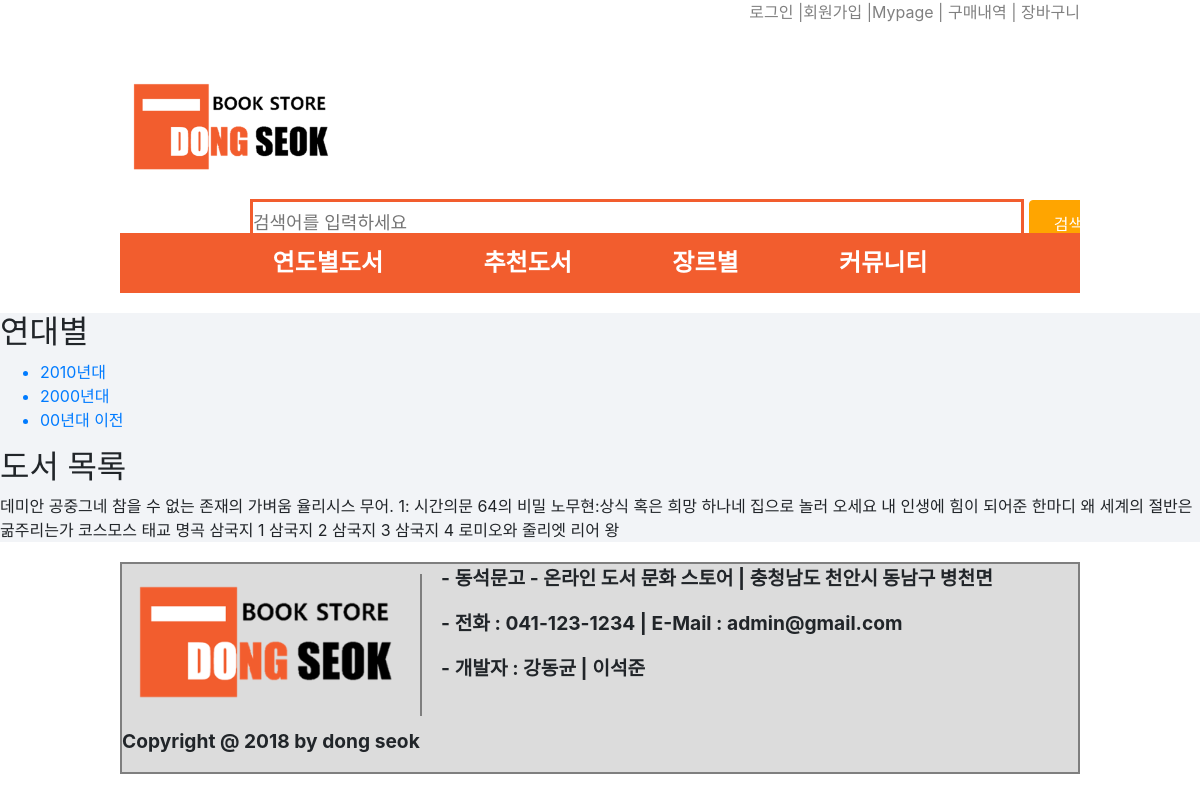
Page /book/index.php?years=2000 on the committed database.
### tables this page shows
create table book (
   num int not null auto_increment,
   name  char(40) not null,
   author char(30) not null,
   price int not null,
   genre char(20) not null,
   publisher char(40) not null,
   publish_day char(20) not null,
   recommended int default 0,
   prize int default 0,
   path_img varchar(200) not null,
   primary key(num)
);

### book/index.php (the view, shortened to what this page needs)
<!DOCTYPE html>
<html lang="en" dir="ltr">
    <head>
        <link rel="stylesheet" href="https://code.getmdl.io/1.3.0/material.indigo-pink.min.css">
        <link rel="stylesheet" href="../main.css">
        <link rel="stylesheet" href="https://stackpath.bootstrapcdn.com/bootstrap/4.1.1/css/bootstrap.min.css">
    </head>
    <body>
        <div class="header">
            <div class="gnb">
                <div class="gnbmenu">
                    <div class="gnbmenu">
                        <?php
                        if(!isset($_SESSION['id']) || !isset($_SESSION['name'])){
                            echo "<a href=\"../login/login.php\" alt=\"\">로그인 |</a>";
                            echo "<a href=\"../member/member.php\" alt=\"\">회원가입 |</a>";
                            echo "<a href=\"#\" alt=\"\">Mypage |</a>";
                        }
                        else {
                            $user_id = $_SESSION['id'];
                            $user_name = $_SESSION['name'];
                            echo "<a>$user_name($user_id) |</a>";
                            echo "<a href=\"../login/logout.php\">[로그아웃] |</a>";
                            echo "<a href=\"../member/member_update.php\" alt=\"\">Mypage |</a>";
                        }?>
                        <a href="../purchase/index.php">구매내역 |</a>
                        <a href="../basket/index.php">장바구니 </a>
                    </div>
                </div>
            </div>
            <div class="lns">
                <div class="logo">
                    <a href="../index.php"  ><img class = "logoimg" src="../img/dongseoklogo.png" alt="" ></a>
                </div>
                <div class="search">
                    <form class="" action="../search/search.php" method="get">
                        <input type="text" class = "searchbar" name="query" value = "" size="60" placeholder="검색어를 입력하세요">
                        <button type="submit" class="btn btn-primary" style="background-color:orange;border:1px solid orange;height:48px;width :80px;">검색</button>
                    </form>
                </div>
            </div>
            <div class="lnb">
                <div class="lnbmenu">
                    <a href="../year/index.php">연도별도서</a>
                    <a href="../recommended/index.php">추천도서</a>
                    <a href="../genre/index.php">장르별</a>
                    <a href="../notice/index.php">커뮤니티</a>
                </div>
            </div>
        </div>
        <div class="section">
            <div class="">
                <div class="">
                    <h2>연대별</h2>
                    <ul>
                        <a href="./index.php?years=2010"><li>2010년대</li></a>
                        <a href="./index.php?years=2000"><li>2000년대</li></a>
                        <a href="./index.php?years=1900"><li>00년대 이전</li></a>
                    </ul>
                </div>
                <div class="">
                    <h2> 도서 목록</h2>
                    <?php
                    include "../dbconn.php";
                    if($_GET['years']==="2010") $sql="select * from book where publish_day like '201%';";
                    else if($_GET['years']==="2000") $sql="select * from book where publish_day like '200%';";
                    else $sql="select * from book where publish_day like '19%';";
                    $result = mysql_query($sql, $connect);
                    while($row = mysql_fetch_array($result))
                    {   echo " <tr>";
                        echo "<td>$row[name]</td>";
                        echo " </tr>";
                    }
                    ?>
                </div>
            </div>
        </div>
        <div class="footer">
            <div class="logo">
                <img src="../img/dongseoklogo.png" alt="">
            </div>
            <div class="content">
                <p>- 동석문고 - 온라인 도서 문화 스토어 | 충청남도 천안시 동남구 병천면</p>
                <p>- 전화 : 041-123-1234 | E-Mail : admin@gmail.com</p>
                <p>- 개발자 : 강동균 | 이석준</p>
                <p></br> Copyright @ 2018 by dong seok</p>
            </div>
        </div>
    </body>
</html>

### main.css (style rules this page uses)
.header { width: 80%; margin: 0 auto; }
.gnb { overflow:hidden; margin-bottom: 50px; }
.gnbmenu { float: right; }
.gnb a { text-decoration: none; color : gray; }
.lns { overflow: hidden; }
.header .logo { float: left; }
.logo .logoimg { width: 60%; }
.search { position: relative; float: left; left:130px; top:15px; }
.searchbar { border: 3px solid rgb(242,93,46); padding: 7px 0; font-size: 18px; }
.lnb { width: 100%; overflow: hidden; background-color: rgb(242,93,46); text-align: center; height: 60px; line-height: 60px; }
.lnb a { color: white; font-size: 1.5em; font-weight: bold; text-decoration: none; margin: 0 5%; }
.section { background-color: #f2f4f7; margin : 20px 0; }
.footer { overflow: hidden; border: 2px solid rgb(127,127,127); width : 80%; margin: 0 auto; box-sizing: border-box; background-color: #DCDCDC; }
.footer .logo img { top:10px; bottom:10px; position: relative; width: 300px; float: left; border-right: 2px solid rgb(127,127,127); margin-right: 2%; }
.footer .content p { font-size:1.2em; font-weight: bold; }

### rows in the picture
book: name "데미안"
book: name "공중그네"
book: name "참을 수 없는 존재의 가벼움"
book: name "율리시스 무어. 1: 시간의문"
book: name "64의 비밀"
book: name "노무현:상식 혹은 희망"
book: name "하나네 집으로 놀러 오세요"
book: name "내 인생에 힘이 되어준 한마디"
book: name "왜 세계의 절반은 굶주리는가"
book: name "코스모스"
book: name "태교 명곡"
book: name "삼국지 1"
book: name "삼국지 2"
book: name "삼국지 3"
book: name "삼국지 4"
book: name "로미오와 줄리엣"
book: name "리어 왕"
